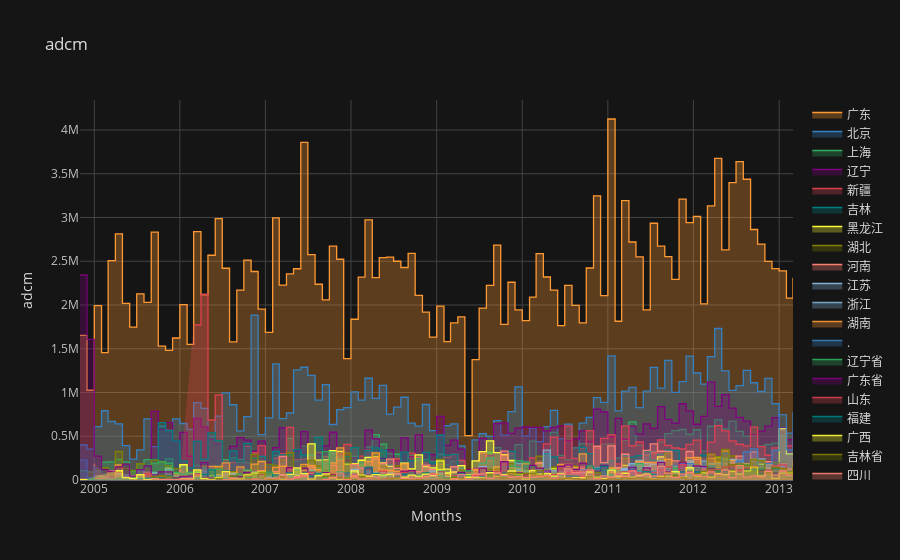

Write notebook code for a chart like this one.
### Code cell
adcm = unpack_months('sumc', sum)
adcm = adcm.iloc[:,:20]
adcm.iplot(
    title='adcm',
    xTitle='Months', yTitle='adcm', 
    fill=True, theme='solar', interpolation='hv'
    )
